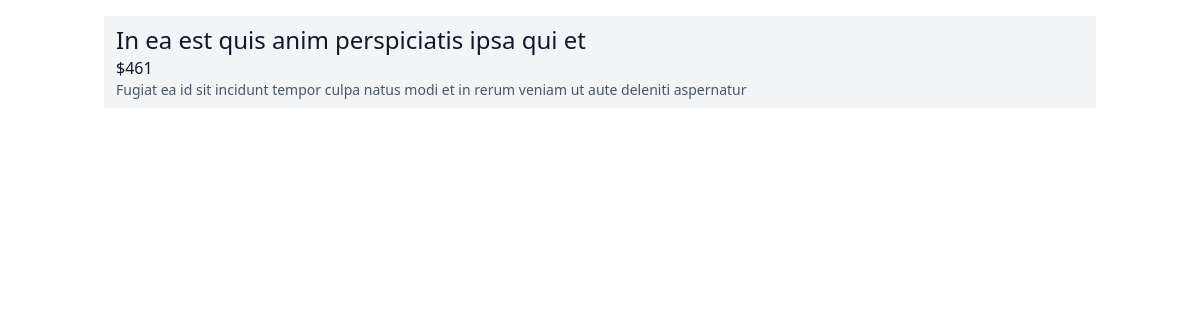
Page /listings/1 on the committed database.
### listings/models.py (models this page shows, shortened)
class Listing(models.Model):
    title = models.CharField(max_length=150)
    price = models.IntegerField()
    num_bedrooms = models.IntegerField()
    num_bathrooms = models.IntegerField()
    square_footage = models.IntegerField()
    address  = models.CharField(max_length=100)
    image = models.ImageField()

### listings/views.py (the view)
# urls.py: path('listings/<id>', listing_retrieve),
def listing_retrieve(request, id):
    listing = Listing.objects.get(id=id)
    context = {
        'listing': listing
    }
    return render(request, 'listing.html', context)

### templates/listing.html (shortened to what this page needs)
{% extends "base.html" %}
{% block content %}
<div class="px-3 py-2 bg-gray-100 rounded-sm mb-2">
    <h3 class="text-2xl text-gray-900">{{ listing.title }}</h3>
    <p class="text-gray-900">${{ listing.price }}</p>
    <p class="text-gray-600 text-sm">{{ listing.address }}</p>
</div>
{% endblock content %}

### rows in the picture
Listing: title "In ea est quis anim perspiciatis ipsa qui et", price "461", address "Fugiat ea id sit incidunt tempor culpa natus modi et in rerum veniam ut aute deleniti aspernatur"
